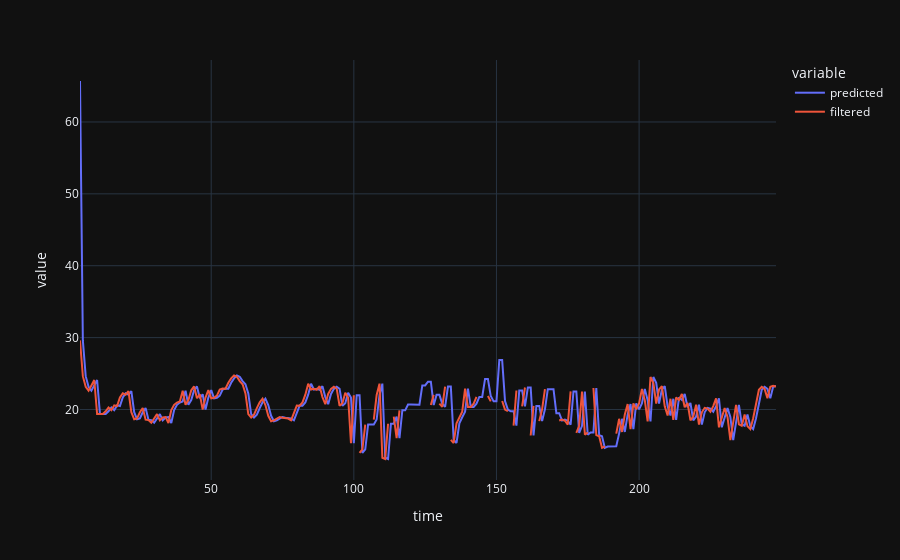

Notebook code for this chart:
### Code cell
t=timerange
df_plt = pd.DataFrame({
    "time": t,
    "predicted": Zpred[timerange,0],
    "filtered": Z[timerange, 0]
})
df_plt.head()
px.line(df_plt, x="time", y=["predicted", "filtered"], template="plotly_dark")

### Figure 1 — Plotly figure (JSON) as saved in the notebook; plotly's stock layout.template omitted (floating-point values rounded to 4 significant figures; data arrays with more than 128 entries replaced by an {"elided": "..."} marker saying what was removed)
{"data": [{"hovertemplate": "variable=predicted<br>time=%{x}<br>value=%{y}<extra></extra>", "legendgroup": "predicted", "line": {"color": "#636efa", "dash": "solid"}, "mode": "lines", "name": "predicted", "orientation": "v", "showlegend": true, "type": "scatter", "x": {"elided": "245 int values"}, "xaxis": "x", "y": {"elided": "245 float values"}, "yaxis": "y"}, {"hovertemplate": "variable=filtered<br>time=%{x}<br>value=%{y}<extra></extra>", "legendgroup": "filtered", "line": {"color": "#EF553B", "dash": "solid"}, "mode": "lines", "name": "filtered", "orientation": "v", "showlegend": true, "type": "scatter", "x": {"elided": "245 int values"}, "xaxis": "x", "y": {"elided": "245 float values"}, "yaxis": "y"}], "layout": {"legend": {"title": {"text": "variable"}, "tracegroupgap": 0}, "margin": {"t": 60}, "xaxis": {"anchor": "y", "domain": [0, 1], "title": {"text": "time"}}, "yaxis": {"anchor": "x", "domain": [0, 1], "title": {"text": "value"}}}}
